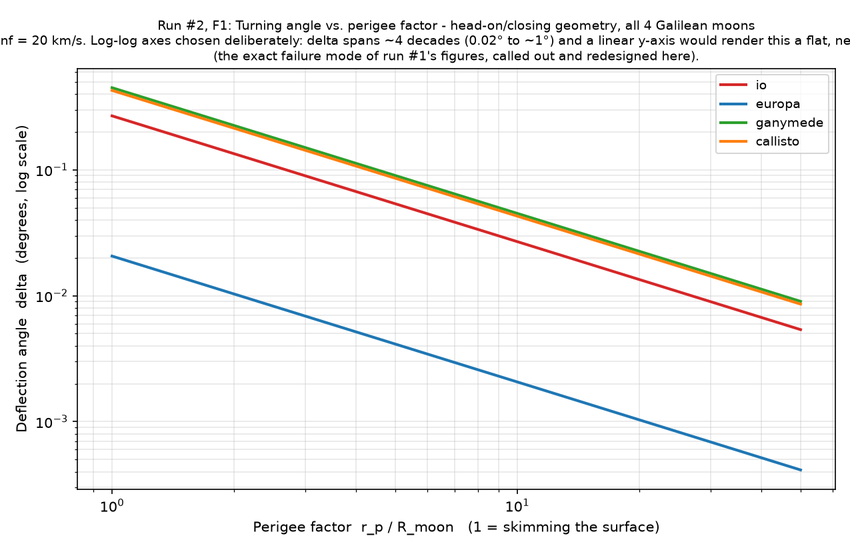
#> input picture program-design/runtime/figures_2013A_jupiter_flyby_run2/F1_delta_vs_perigee_head_on.png, 850 x 550 px, shrunk from 1275 x 825 before the run, found by its file name
$ python check_figures_blank.py
#> lines starting #> are read from the running program, lines starting #| are printed output that depends on the picture
"""Verify F2a/F2b actually render as visually-meaningful surfaces, not near-blank
monochrome blobs (the exact failure mode run #1's figures had and the user called
out). Check by loading each PNG and measuring per-pixel color variance in the
main data region (excluding the colorbar and margins). If a panel's pixel data
is effectively one solid color, that panel is 'near-blank by bad scaling' and
must be regenerated with a self-normalized colormap range.
"""
import sys
sys.path.insert(0, r"E:\agh-test")
from PIL import Image
import numpy as np
import os

d = r"E:\agh-test\program-design\runtime\figures_2013A_jupiter_flyby_run2"
for f in ["F1_delta_vs_perigee_head_on.png", "F2a_saving_surface_head_on.png",
          "F2b_saving_surface_overtaking.png", "F3_chained_staircase.png"]:
    p = os.path.join(d, f)
    img = np.array(Image.open(p).convert("RGB"))
    h, w, _ = img.shape
#> h = 550; w = 850
    # Take a central crop (avoid margins/axes/labels), just the data area
    crop = img[int(h*0.15):int(h*0.85), int(w*0.05):int(w*0.95)]
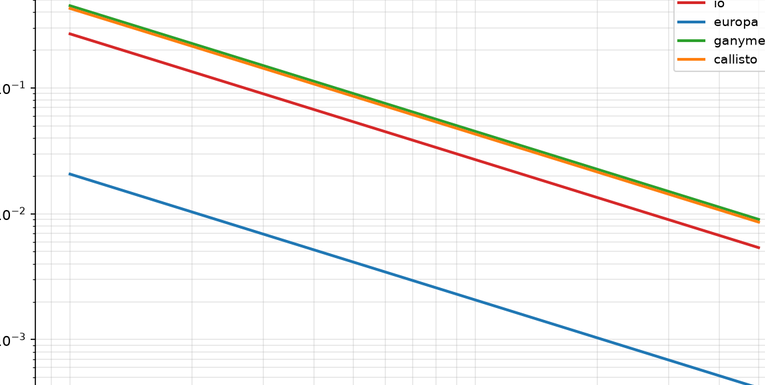
#> crop: shape (385, 765, 3); mean R, G, B 248.3, 247.5, 246.3
    # A near-blank region = very low per-pixel std dev across all channels
    overall_std = crop.std(axis=(0, 1)).max()
#> overall_std = 33.68
    # Count how many distinct colors there are (a real surface/plot has many;
    # a near-blank one has very few)
    flat = crop.reshape(-1, 3)
    distinct = len(np.unique(flat, axis=0))
#> distinct = 4652
    print(f"{f}: shape={img.shape}  crop-pixel-std(max channel)={overall_std:.1f}  distinct-colors={distinct}")
#| F1_delta_vs_perigee_head_on.png: shape=(550, 850, 3)  crop-pixel-std(max channel)=33.7  distinct-colors=4652
    if distinct < 40:
        print(f"  !! WARN: only {distinct} distinct colors - this panel is effectively near-blank "
              f"(solid-color blob), same failure mode as run #1. Needs a self-normalized colormap.")
#> pass 2 of the loop `for f in ["F1_delta_vs_perigee_head_on.png", "F2a_saving_surface_head_..`:
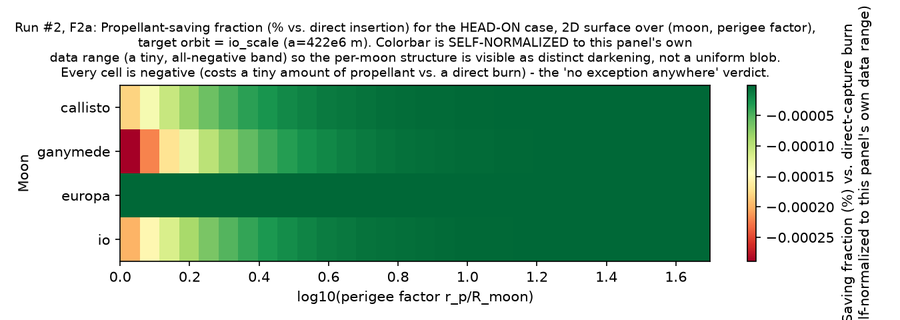
#> input picture program-design/runtime/figures_2013A_jupiter_flyby_run2/F2a_saving_surface_head_on.png, 900 x 320 px, shrunk from 1350 x 480 before the run, found by its file name
#> img: shape (320, 900, 3)
#> `crop = img[int(h*0.15):int(h*0.85), int(w*0.05):int(w*0.95)]`:
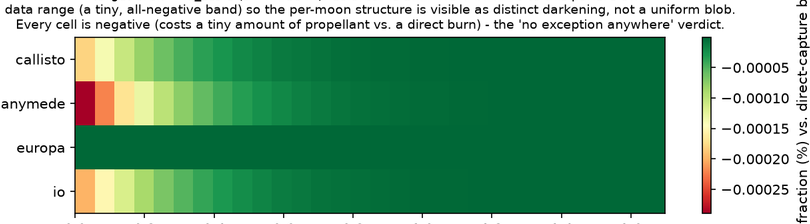
#> crop: shape (224, 810, 3); mean R, G, B 116.6, 168.8, 135.8
#> overall_std = 117.9
#> distinct = 2548
#| F2a_saving_surface_head_on.png: shape=(320, 900, 3)  crop-pixel-std(max channel)=117.9  distinct-colors=2548
#> pass 3 of the loop `for f in ["F1_delta_vs_perigee_head_on.png", "F2a_saving_surface_head_..`:
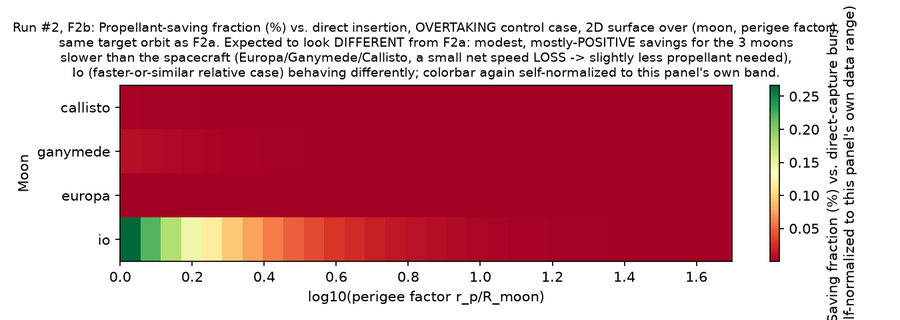
#> input picture program-design/runtime/figures_2013A_jupiter_flyby_run2/F2b_saving_surface_overtaking.png, 900 x 320 px, shrunk from 1350 x 480 before the run, found by its file name
#> `crop = img[int(h*0.15):int(h*0.85), int(w*0.05):int(w*0.95)]`:
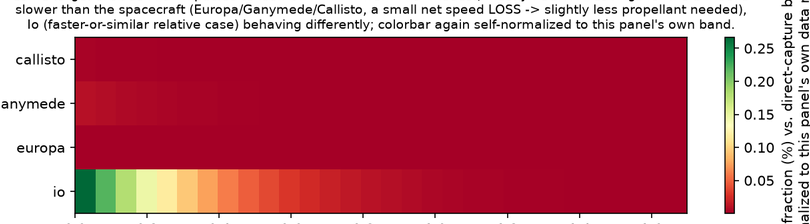
#> crop: shape (224, 810, 3); mean R, G, B 192.2, 101.4, 116.8
#> overall_std = 117.4
#> distinct = 2172
#| F2b_saving_surface_overtaking.png: shape=(320, 900, 3)  crop-pixel-std(max channel)=117.4  distinct-colors=2172
#> the loop made 4 passes; the first 3 are shown
